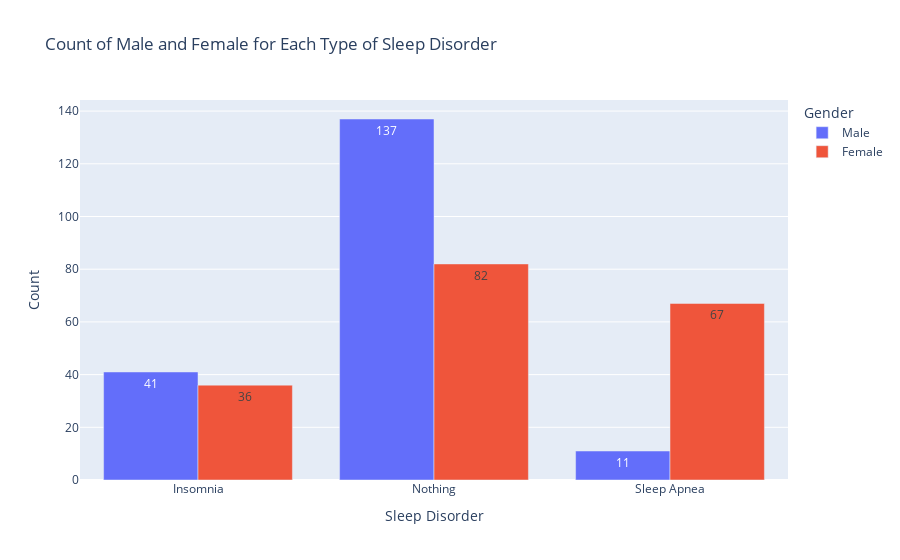

Source (notebook cell):
### Markdown cell above
Observations 📋

🔘 No sleep disorder - male dominates than female

🔘 Insomnia - male dominates than female

🔘 Sleep Apnea - female dominates than male

### Code cell
fig= px.bar(disorder_count_gender,x='Sleep Disorder',y='Count',text='Count',color='Gender',barmode='group', title='Count of Male and Female for Each Type of Sleep Disorder')
fig.show()

### Figure 1 — Plotly figure (JSON) as saved in the notebook; plotly's stock layout.template omitted (floating-point values rounded to 4 significant figures)
{"data": [{"alignmentgroup": "True", "hovertemplate": "Gender=Male<br>Sleep Disorder=%{x}<br>Count=%{text}<extra></extra>", "legendgroup": "Male", "marker": {"color": "#636efa", "pattern": {"shape": ""}}, "name": "Male", "offsetgroup": "Male", "orientation": "v", "showlegend": true, "text": [41, 137, 11], "textposition": "auto", "type": "bar", "x": ["Insomnia", "Nothing", "Sleep Apnea"], "xaxis": "x", "y": [41, 137, 11], "yaxis": "y"}, {"alignmentgroup": "True", "hovertemplate": "Gender=Female<br>Sleep Disorder=%{x}<br>Count=%{text}<extra></extra>", "legendgroup": "Female", "marker": {"color": "#EF553B", "pattern": {"shape": ""}}, "name": "Female", "offsetgroup": "Female", "orientation": "v", "showlegend": true, "text": [36, 82, 67], "textposition": "auto", "type": "bar", "x": ["Insomnia", "Nothing", "Sleep Apnea"], "xaxis": "x", "y": [36, 82, 67], "yaxis": "y"}], "layout": {"barmode": "group", "legend": {"title": {"text": "Gender"}, "tracegroupgap": 0}, "title": {"text": "Count of Male and Female for Each Type of Sleep Disorder"}, "xaxis": {"anchor": "y", "domain": [0, 1], "title": {"text": "Sleep Disorder"}}, "yaxis": {"anchor": "x", "domain": [0, 1], "title": {"text": "Count"}}}}
